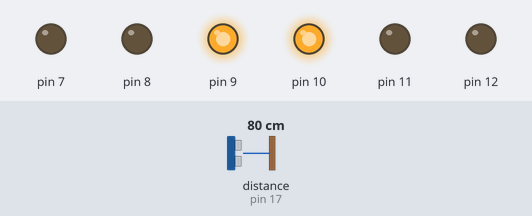
A sketch run on a simulated Arduino Uno, built with avr-gcc and run on an emulated ATmega328P. On the bench: output pins drawn as LEDs (lit = HIGH). The inputs (shaded band) are chosen by the test bench; at power-on: distance to the obstacle (sensor on pin 17) 80 cm. The echo pulse lasts 58.3 µs per cm; what the sketch prints to the serial monitor is not drawn. At 1.1 s the program stops and its outputs stay as they are.

Above: at 0.1 s.
At 0.6 s:
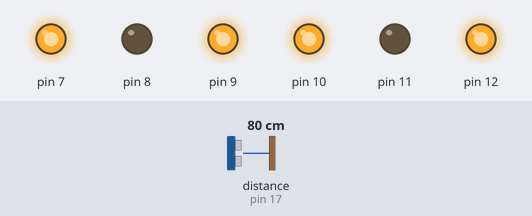
Timing chart, 0 to 2.6 s (numbered marks = the images above):
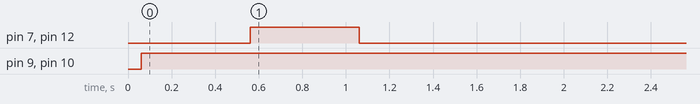

Measured:
- by itself, pin 7, pin 12: LOW → HIGH at 0.56 s, → LOW 0.50 s later
- by itself, pin 9, pin 10: LOW → HIGH at 0.06 s

The sketch:

story_9.ino
```cpp
// ---------------------------------------------------------------------------
// Example NewPing library sketch that does a ping about 20 times per second.
// ---------------------------------------------------------------------------

#include <NewPing.h>

#define TRIGGER_PIN  13  // Arduino pin tied to trigger pin on the ultrasonic sensor.
#define ECHO_PIN     17  // Arduino pin tied to echo pin on the ultrasonic sensor.
#define MAX_DISTANCE 200 // Maximum distance we want to ping for (in centimeters). Maximum sensor distance is rated at 400-500cm.

NewPing sonar(TRIGGER_PIN, ECHO_PIN, MAX_DISTANCE); // NewPing setup of pins and maximum distance.

void setup() {
  Serial.begin(115200); // Open serial monitor at 115200 baud to see ping results.
  pinMode(10, OUTPUT);
  pinMode(9, OUTPUT);
  pinMode(11, OUTPUT);
  pinMode(8, OUTPUT);
  pinMode(12, OUTPUT);
  pinMode(7, OUTPUT);

}

void loop() {
  delay(50);                     // Wait 50ms between pings (about 20 pings/sec). 29ms should be the shortest delay between pings.
  Serial.print("Ping: ");
  Serial.print(sonar.ping_cm()); // Send ping, get distance in cm and print result (0 = outside set distance range)
  Serial.println("cm");

  if(sonar.ping_cm() > 5){
    stopMotors();
    delay(500);

    reverse();
    delay(500);

    stopMotors();
    exit(0);
  } else {
    forward();
  }
}
void forward() {
  digitalWrite(11, HIGH);
  digitalWrite(8, HIGH);
  digitalWrite(10, HIGH);
  digitalWrite(9, HIGH);
  digitalWrite(12, LOW);
  digitalWrite(7, LOW);
}
void leftTurn() {
  digitalWrite(11, LOW);
  digitalWrite(8, HIGH);
  digitalWrite(10, HIGH);
  digitalWrite(9, HIGH);
  digitalWrite(12, LOW);
  digitalWrite(7, LOW);
}
void rightTurn() {
  digitalWrite(11, HIGH);
  digitalWrite(8, LOW);
  digitalWrite(10, HIGH);
  digitalWrite(9, HIGH);
  digitalWrite(12, LOW);
  digitalWrite(7, LOW);
}
void stopMotors() {
  digitalWrite(11, LOW);
  digitalWrite(8, LOW);
  digitalWrite(10, HIGH);
  digitalWrite(9, HIGH);
  digitalWrite(12, LOW);
  digitalWrite(7, LOW);
}
void reverse() {
  digitalWrite(11, LOW);
  digitalWrite(8, LOW);
  digitalWrite(10, HIGH);
  digitalWrite(9, HIGH);
  digitalWrite(12, HIGH);
  digitalWrite(7, HIGH);
}
```
